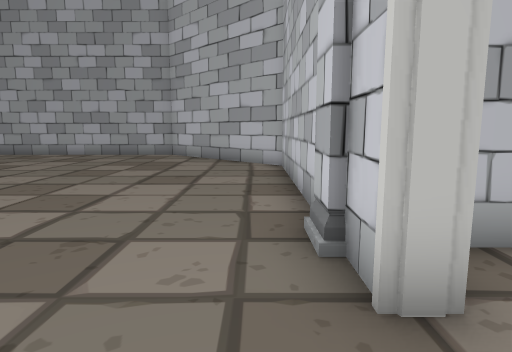
view 1 (above)

17 first-person views from a walk through a Unity game level. The camera is 1.2 m above the floor, tilts 8° down and sees 75° across. The floor is counted in squares, 1 m on a side. Each view is taken from the middle of a square. On the plan, view 1 faces up. The plan holds only what a view shows up to about 14 squares ahead; the rest is blank. The place goes on beyond the plan. The player is left out. Door leaves are left out, so doorways stand open. Some surface patterns are stand-ins.

view 2
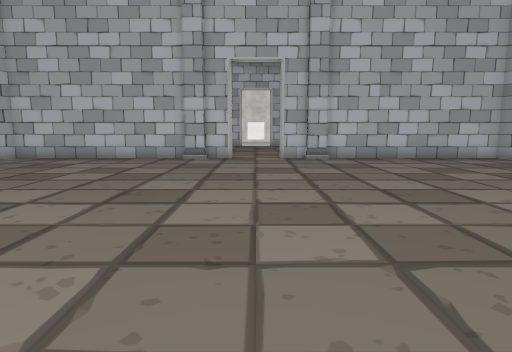

view 3
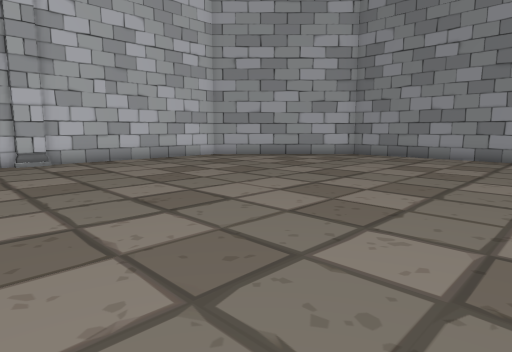

view 4
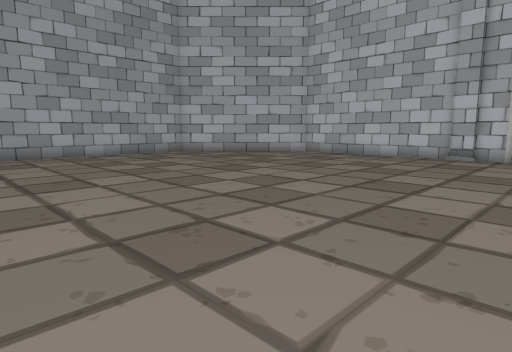

view 5
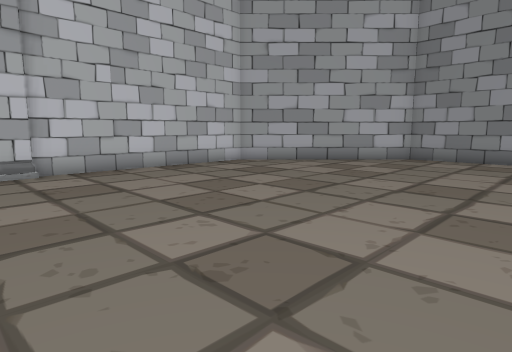

view 6
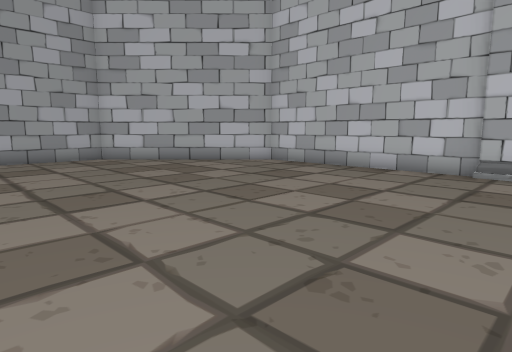

view 7
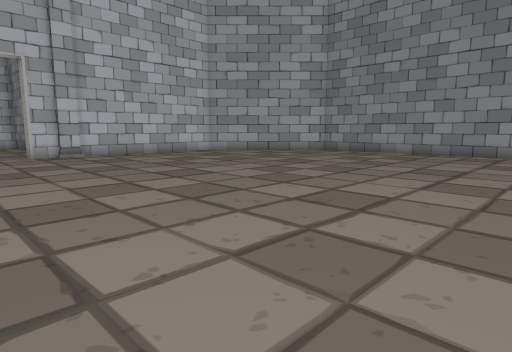

view 8
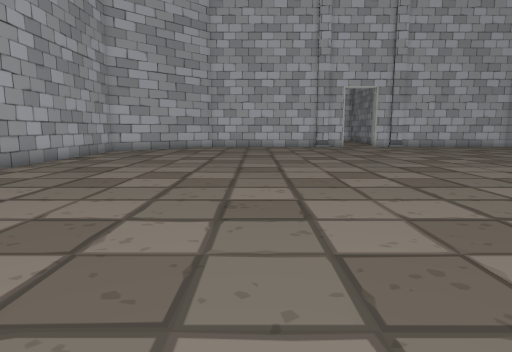

view 9
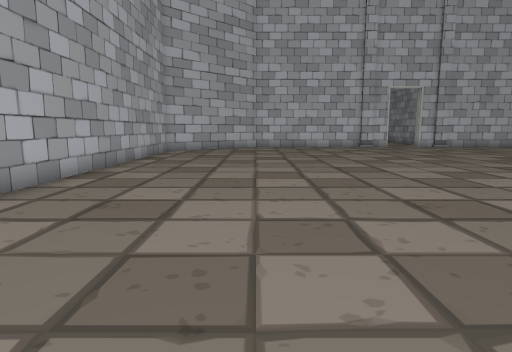

view 10
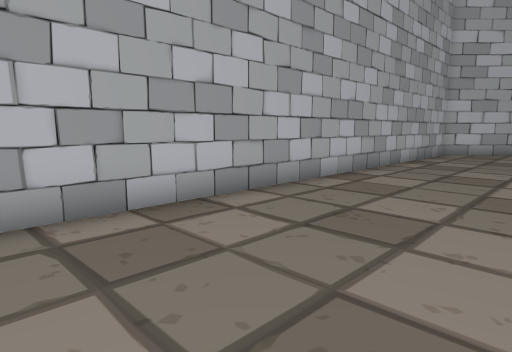

view 11
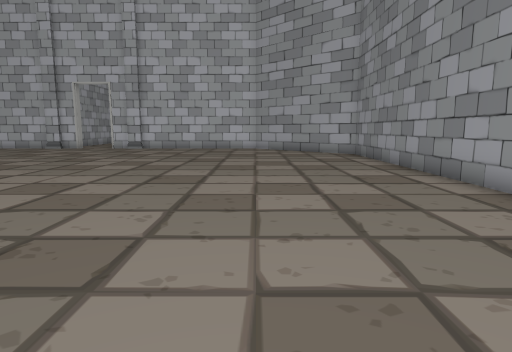

view 12
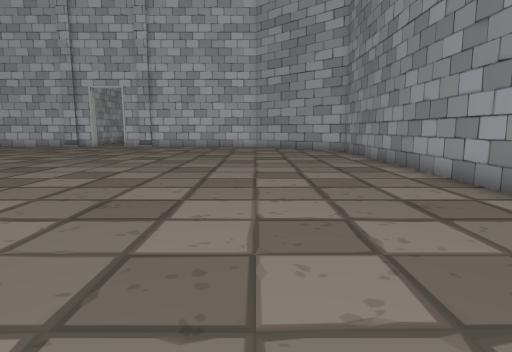

view 13
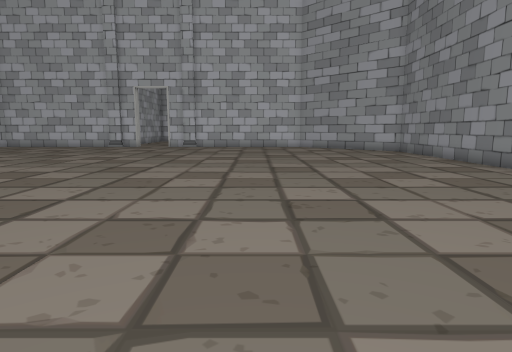

view 14
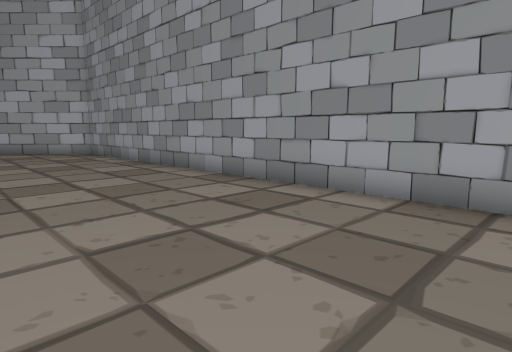

view 15
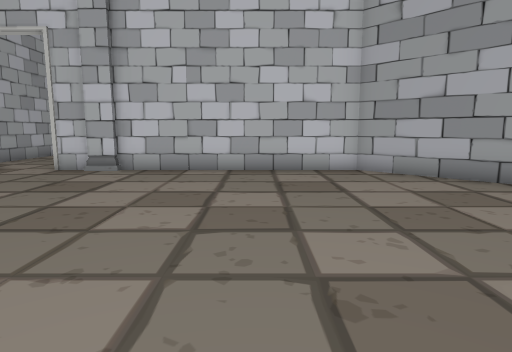

view 16
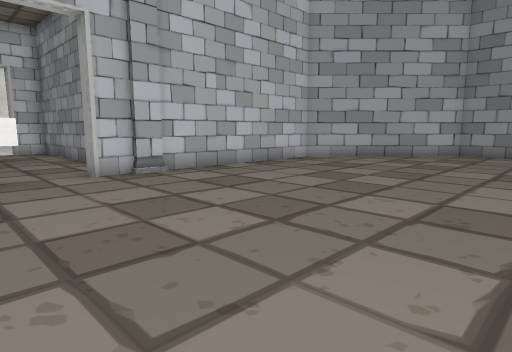

view 17
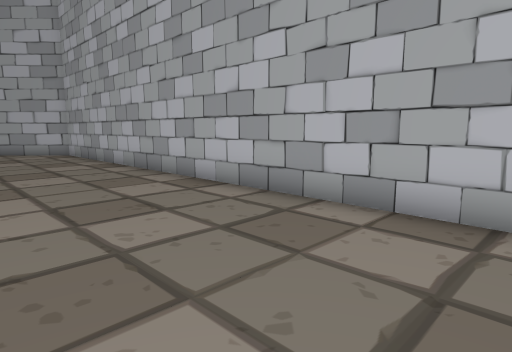

### Floor plan
Points are (right, up) in squares from view 1. A wall is a line through its corners. A room is listed if a view was taken in it or the views show most of it. See-through windows are left out.
Room 1 (views 1, 2, 3, 4, 5, 6, 7, 8, 9, 10, 11, 12, 13, 14, 15, 16, 17)
walls: (0.9, 3.9) (0.9, 11) (-3.9, 15.8) (-22.2, 15.8); (5.2, 3.3) (2.1, 3.3); (-20.4, -13.8) (-3.9, -13.8) (0.9, -9) (0.9, 0) (1.4, 0)
objects: other object (1, 3)

Positions as (right, up) in squares from view 1, and headings:
1: (0, 0), facing up
2: (-13, 1), facing right
3: (-12, 1), facing down-right
4: (-14, 0), facing up-right
5: (-9, 0), facing down-right
6: (-9, 2), facing up-right
7: (-15, 3), facing down-right
8: (-22, 8), facing right
9: (-22, 11), facing right
10: (-21, 11), facing up-right
11: (-20, -9), facing right
12: (-22, -9), facing right
13: (-22, -6), facing right
14: (-21, -8), facing down-right
15: (-9, -6), facing right
16: (-8, 3), facing down-right
17: (-7, 11), facing up-left
